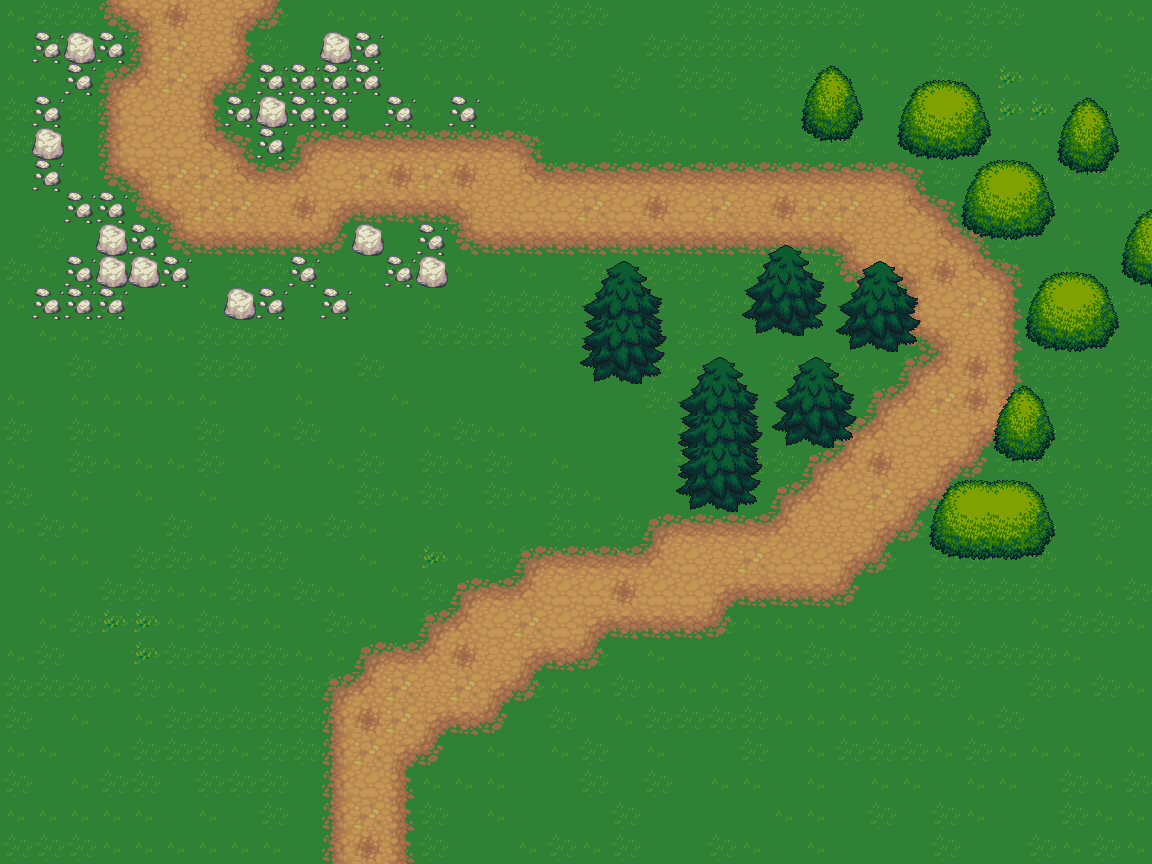

Tiled map render using the project's own tile images. Description and the map definition, with tile-layer contents summarised, below:
An orthogonal 36x27 tile map with 32x32 px tiles, 3 tile layers (ground-1, ground-2, ground-3), 4 tilesets and 3 objects (2x start, end).

<map version="1.10" tiledversion="1.11.0" orientation="orthogonal" renderorder="right-down" width="36" height="27" tilewidth="32" tileheight="32" infinite="0" nextlayerid="5" nextobjectid="4">
 <tileset firstgid="1" source="grass.tsx" />
 <tileset firstgid="19" source="dirt.tsx" />
 <tileset firstgid="37" source="rock.tsx" />
 <tileset firstgid="39" source="treetop.tsx" />
 <layer id="1" name="ground-1" width="36" height="27">
  <data>[972 cells, 972 non-empty, 4 distinct tile ids]</data>
 </layer>
 <layer id="2" name="ground-2" width="36" height="27">
  <data>[972 cells, 251 non-empty, 20 distinct tile ids]</data>
 </layer>
 <layer id="3" name="ground-3" width="36" height="27">
  <data>[972 cells, 156 non-empty, 41 distinct tile ids]</data>
 </layer>
 <objectgroup id="4" name="waypoints">
  <object id="1" name="start" x="144" y="11">
   <point />
  </object>
  <object id="2" name="start" x="237" y="11">
   <point />
  </object>
  <object id="3" name="end" x="371" y="817">
   <point />
  </object>
 </objectgroup>
</map>
